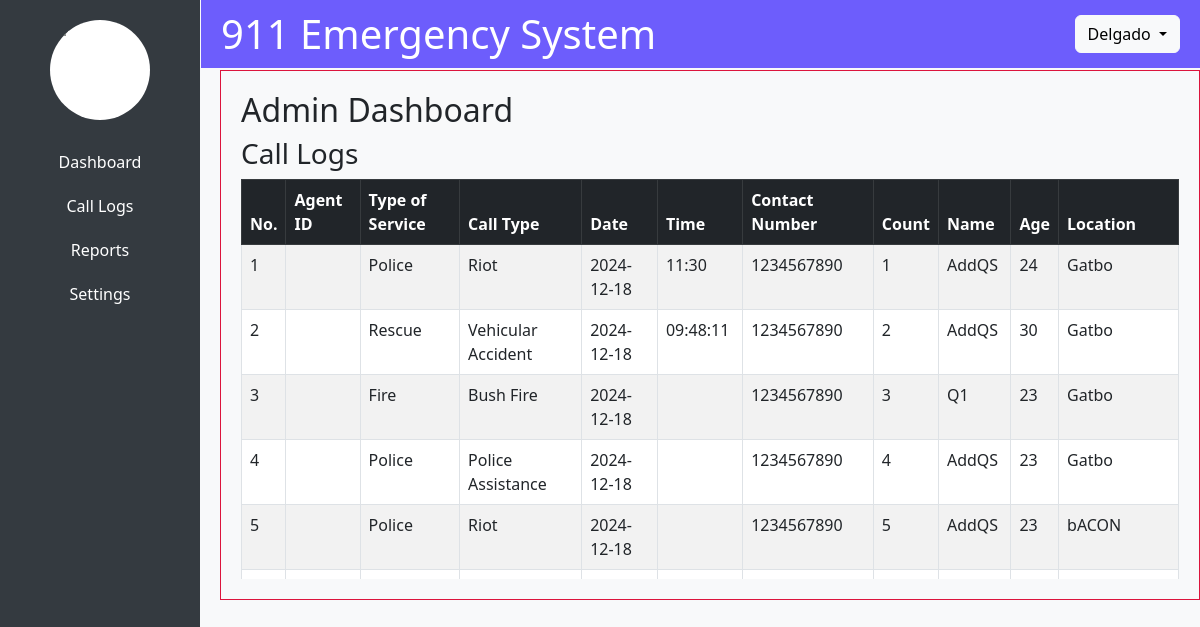
Page /admin_dashboard.php (signed in) on the committed database.
### tables this page shows
CREATE TABLE `call_logs` (
  `id` int(11) NOT NULL,
  `agent_id` int(11) DEFAULT NULL,
  `type_of_service` varchar(50) DEFAULT NULL,
  `call_type` varchar(50) DEFAULT NULL,
  `call_date` date DEFAULT curdate(),
  `call_time` varchar(50) DEFAULT NULL,
  `contact_number` varchar(15) DEFAULT NULL,
  `call_count` int(11) DEFAULT 1,
  `name` varchar(100) DEFAULT NULL,
  `age` int(11) DEFAULT NULL,
  `location` varchar(255) DEFAULT NULL,
  `reason_of_call` text DEFAULT NULL,
  `actions_taken` text DEFAULT NULL,
  `remarks` text DEFAULT NULL,
  `status` enum('pending_case','closed_case','','') NOT NULL,
  `team` enum('alpha','charlie','bravo','') NOT NULL,
  `alpha_id` int(11) DEFAULT NULL,
  `bravo_id` int(11) DEFAULT NULL,
  `charlie_id` int(11) DEFAULT NULL
);

CREATE TABLE `service_types` (
  `id` int(11) NOT NULL,
  `service_type` varchar(255) NOT NULL
);

CREATE TABLE `call_types` (
  `id` int(11) NOT NULL,
  `call_type` varchar(255) NOT NULL,
  `service_type_id` int(11) DEFAULT NULL
);

### admin_dashboard.php (the view, shortened to what this page needs)
<!DOCTYPE html>
<html lang="en">
<head>
    <link href="https://cdn.jsdelivr.net/npm/bootstrap@5.3.0-alpha3/dist/css/bootstrap.min.css" rel="stylesheet">
    <link href="https://cdn.datatables.net/1.13.5/css/dataTables.bootstrap5.min.css" rel="stylesheet">
</head>
<body>
    <div class="header">
        <h1>911 Emergency System</h1>
        <div class="dropdown">
            <button class="btn btn-light dropdown-toggle" type="button" data-bs-toggle="dropdown">
                <?= $_SESSION['full_name'] ?>
            </button>
        </div>
    </div>
    <div class="side-panel">
        <img src="assets/images/911 Official Logo.webp" alt="Logo" class="logo">
        <ul>
            <li><a href="admin_dashboard.php">Dashboard</a></li>
            <li><a href="#callLogSection">Call Logs</a></li>
            <li><a href="#reportsSection">Reports</a></li>
            <li><a href="admin-settings.php">Settings</a></li>
        </ul>
    </div>
    <div class="content" style="border: 1px solid crimson;">
        <h2>Admin Dashboard</h2>
        <div id="callLogSection">
            <h3>Call Logs</h3>
            <div style="max-height: 400px; overflow-y: auto;">
                <table class="table table-bordered table-striped" id="callLogTable">
                    <thead class="table-dark">
                        <tr>
                            <th>No.</th>
                            <th>Agent ID</th>
                            <th>Type of Service</th>
                            <th>Call Type</th>
                            <th>Date</th>
                            <th>Time</th>
                            <th>Contact Number</th>
                            <th>Count</th>
                            <th>Name</th>
                            <th>Age</th>
                            <th>Location</th>
                        </tr>
                    </thead>
                    <tbody>
                    <?php
                        $query = "
                            SELECT cl.id,
                                cl.agent_id,
                                st.service_type,
                                ct.call_type,
                                cl.call_date,
                                cl.call_time,
                                cl.contact_number,
                                cl.call_count,
                                cl.name,
                                cl.age,
                                cl.location,
                                cl.reason_of_call,
                                cl.actions_taken,
                                cl.remarks
                            FROM call_logs cl
                            LEFT JOIN service_types st ON cl.type_of_service = st.id
                            LEFT JOIN call_types ct ON cl.call_type = ct.id
                        ";
                        $result = mysqli_query($conn, $query);
                        $contactNumberCounts = [];
                        $no = 1;
                        if (mysqli_num_rows($result) > 0) {
                            while ($row = mysqli_fetch_assoc($result)) {
                                $contactNumber = $row['contact_number'];
                                if (isset($contactNumberCounts[$contactNumber])) {
                                    $contactNumberCounts[$contactNumber]++;
                                } else {
                                    $contactNumberCounts[$contactNumber] = 1;
                                }
                                echo "<tr class='clickable-row'
                                        data-agent-id='{$row['agent_id']}'
                                        data-service-type='{$row['service_type']}'
                                        data-call-type='{$row['call_type']}'
                                        data-call-date='{$row['call_date']}'
                                        data-call-time='{$row['call_time']}'
                                        data-contact-number='{$row['contact_number']}'
                                        data-count='{$contactNumberCounts[$contactNumber]}'
                                        data-name='{$row['name']}'
                                        data-age='{$row['age']}'
                                        data-location='{$row['location']}'>
                                        <td>{$no}</td>
                                        <td>{$row['agent_id']}</td>
                                        <td>{$row['service_type']}</td>
                                        <td>{$row['call_type']}</td>
                                        <td>{$row['call_date']}</td>
                                        <td>{$row['call_time']}</td>
                                        <td>{$row['contact_number']}</td>
                                        <td>{$contactNumberCounts[$contactNumber]}</td>
                                        <td>{$row['name']}</td>
                                        <td>{$row['age']}</td>
                                        <td>{$row['location']}</td>
                                    </tr>";
                                $no++;
                            }
                        } else {
                            echo "<tr><td colspan='11' class='text-center'>No records found</td></tr>";
                        }
                    ?>
                    </tbody>
                </table>
            </div>
        </div>
    </div>
</body>
</html>

### admin_dashboard.php (style rules this page uses)
body { font-family: 'Segoe UI', Tahoma, Geneva, Verdana, sans-serif; background-color: #f8f9fa; margin: 0; }
.header { display: flex; justify-content: space-between; align-items: center; padding: 10px 20px; background-color: #6d5dfc; color: white; position: fixed; top: 0; left: 201px; right: 0; z-index: 10; }
.header h1 { margin: 0; }
.side-panel { width: 200px; position: fixed; top: 0; bottom: 0; left: 0; background-color: #343a40; color: white; padding-top: 20px; z-index: 5; }
.side-panel .logo { display: block; margin: 0 auto; width: 100px; height: 100px; background-color: white; border-radius: 50%; }
.side-panel ul { list-style: none; padding: 0; margin: 20px 0; }
.side-panel ul li { padding: 10px; text-align: center; }
.side-panel ul li a { color: white; text-decoration: none; font-size: 16px; }
.content { margin-left: 220px; margin-top: 70px; padding: 20px; }

### rows in the picture
call_logs: service_types.service_type "Police", call_types.call_type "Riot", call_date "2024-12-18", call_time "11:30", contact_number "1234567890", contact_number "1", name "AddQS", age "24", location "Gatbo"
call_logs: service_types.service_type "Rescue", call_types.call_type "Vehicular Accident", call_date "2024-12-18", call_time "09:48:11", contact_number "1234567890", contact_number "2", name "AddQS", age "30", location "Gatbo"
call_logs: service_types.service_type "Fire", call_types.call_type "Bush Fire", call_date "2024-12-18", contact_number "1234567890", contact_number "3", name "Q1", age "23", location "Gatbo"
call_logs: service_types.service_type "Police", call_types.call_type "Police Assistance", call_date "2024-12-18", contact_number "1234567890", contact_number "4", name "AddQS", age "23", location "Gatbo"
call_logs: service_types.service_type "Police", call_types.call_type "Riot", call_date "2024-12-18", contact_number "1234567890", contact_number "5", name "AddQS", age "23", location "bACON"

### other values in the picture
$_SESSION['full_name'] "Delgado"
